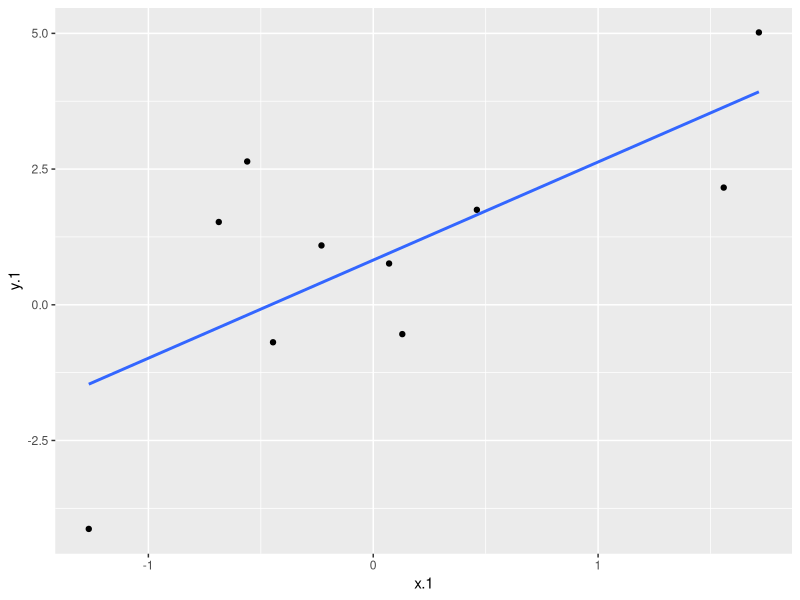
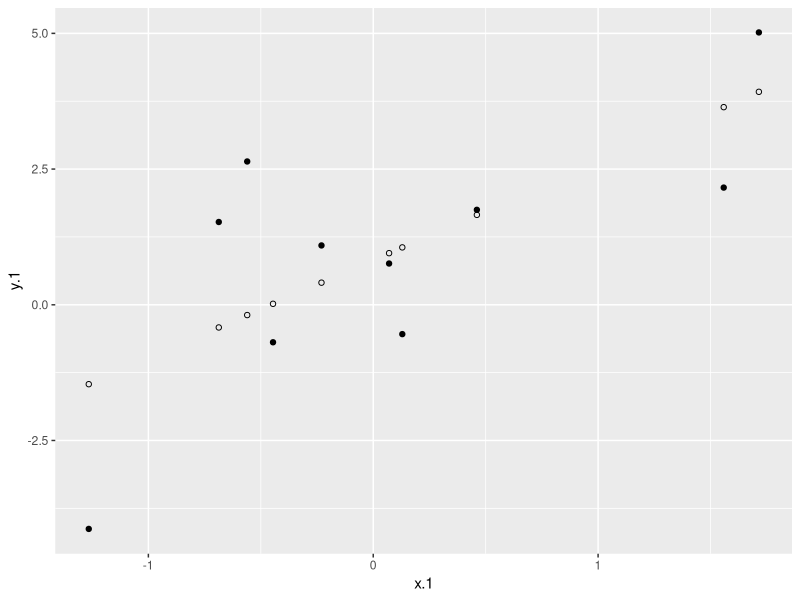
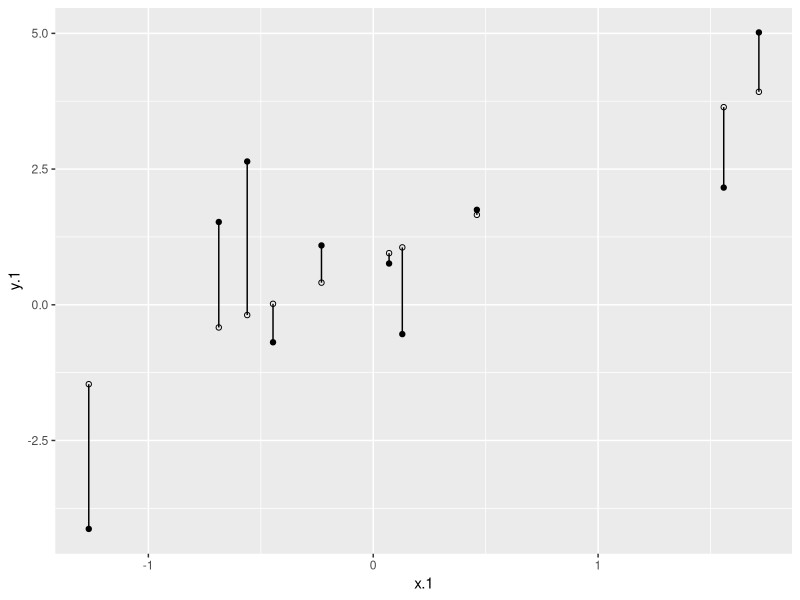
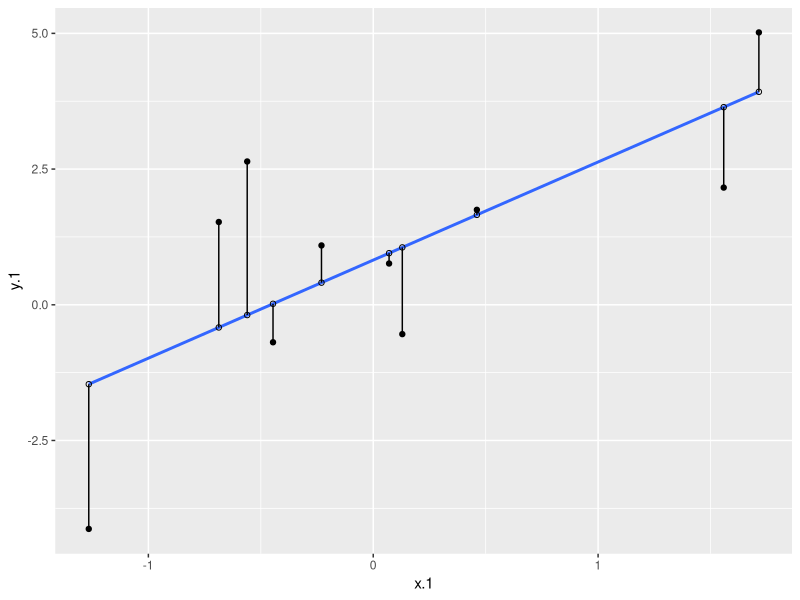

The R source for these figures, in order: (Note: this script raises an error after producing the figures.)
## ---- chunk 1
library(psych)
library(ggplot2)
library(broom)
set.seed(123)
x.1 <- rnorm(10, 0, 1)
e.1 <- rnorm(10, 0, 2)
y.1 <- .5 + .55 * x.1 + e.1
d.1 <- data.frame(x.1,y.1)
m.1 <- lm(y.1 ~ x.1, data = d.1)
d1.f<- augment(m.1)
## ---- chunk 2
library(broom)
library(dplyr)

ggplot(d1.f , aes(x=x.1, y=y.1)) +
    geom_point() +
  geom_smooth(method = lm, se = FALSE)


## ---- chunk 3
ggplot(d1.f , aes(x=x.1, y=y.1)) +
    geom_point() +
  geom_point(aes(y = .fitted), shape = 1) 
## ---- chunk 4
ggplot(d1.f , aes(x=x.1, y=y.1)) +
    geom_point() +
  geom_point(aes(y = .fitted), shape = 1) +
  geom_segment(aes( xend = x.1, yend = .fitted))
## ---- chunk 5
ggplot(d1.f , aes(x=x.1, y=y.1)) +
    geom_point() +
  geom_smooth(method = lm, se = FALSE) +
  geom_point(aes(y = .fitted), shape = 1) +
  geom_segment(aes( xend = x.1, yend = .fitted))
## ---- chunk 6
library(psych)
galton.data <- galton
fit.1 <- lm(parent ~ child, data = galton.data)
summary(fit.1)
## ---- chunk 7
ggplot(galton.data, aes(x=child, y=parent)) +
    geom_point() +    
    geom_smooth(method=lm,   # Add linear regression line
                se=FALSE)
## ---- chunk 8
anova(fit.1)
## ---- chunk 9
library(broom)
galton.data.1 <- augment(fit.1, galton.data)
head(galton.data.1)
## ---- chunk 10
psych::describe(galton.data.1$.fitted)      
## ---- chunk 11
psych::describe(galton.data.1$parent)
## ---- chunk 12
library(gridExtra)

gg1 <- galton.data.1 %>% 
  ggplot +
  geom_density(aes(x = .fitted)) +
  xlim(64,74)
gg2 <- galton.data.1 %>% 
  ggplot +
  geom_density(aes(x = parent)) +
  xlim(64,74)

grid.arrange(gg1,gg2)

## ---- chunk 13
psych::describe(galton.data.1$.resid)
psych::describe(galton.data.1$parent)
## ---- chunk 14

gg3 <- galton.data.1 %>% 
  ggplot +
  geom_density(aes(x = .resid)) +
  xlim(-5,5)
gg4 <- galton.data.1 %>% 
  ggplot +
  geom_density(aes(x = parent)) +
  xlim(64,74)

grid.arrange(gg3,gg4)
## ---- chunk 15
ggplot(galton.data.1, aes(x=.resid, y=child)) +
    geom_point() +    
    geom_smooth(method=lm)
## ---- chunk 16
ggplot(galton.data.1, aes(x=.resid, y=.fitted)) +
    geom_point() +    
    geom_smooth(method=lm)
## ---- chunk 17
ggplot(galton.data.1, aes(x=.fitted, y=child)) +
    geom_point() +    
    geom_smooth(method=lm)
## ---- chunk 18

summary(fit.1)$r.squared
## ---- chunk 19
cor.test(galton.data$parent, galton.data$child)
## ---- chunk 20

anova(fit.1)

## ---- chunk 21
summary(fit.1)
## ---- chunk 22
summary(fit.1)$sigma 
psych::describe(galton.data.1$.resid)
## ---- chunk 23
summary(fit.1)$sigma 
psych::describe(galton.data$parent)
## ---- chunk 24
x.1 <- rnorm(1000, 0, 1)
e.1 <- rnorm(1000, 0, 1)
y.1 <- .5 + .55 * x.1 + e.1
d.1 <- data.frame(x.1,y.1)
m.1 <- lm(y.1 ~ x.1, data = d.1)
## ---- chunk 25
summary(m.1)

## ---- chunk 26
library(ggplot2)
ggplot(d.1, aes(x = x.1,y =  y.1)) +
    geom_point() +    
    geom_smooth(method = lm) +
   scale_x_continuous(limits = c(-3, 3))  +
  scale_y_continuous(limits = c(-6, 6))

## ---- chunk 27
x.2 <- rnorm(1000, 0, 1)
e.2 <- rnorm(1000, 0, 2)
y.2 <- .5 + .55 * x.2 + e.2
d.2 <- data.frame(x.2,y.2)
m.2 <- lm(y.2 ~ x.2, data = d.2)
## ---- chunk 28
summary(m.2)

## ---- chunk 29
ggplot(d.1, aes(x=x.2, y=y.2)) +
    geom_point() +    
    geom_smooth(method=lm) +
  scale_x_continuous(limits = c(-3, 3))  +
  scale_y_continuous(limits = c(-6, 6))
## ---- chunk 30
fit.1 <- lm(parent ~ child, data = galton.data)
fit.0 <- lm(parent ~ 1, data = galton)
## ---- chunk 31
summary(fit.0)
## ---- chunk 32
summary(fit.1)
## ---- chunk 33
anova(fit.0)
## ---- chunk 34
anova(fit.1)
## ---- chunk 35
anova(fit.1, fit.0)
## ---- chunk 36
set.seed(123)

px.1 <- rnorm(1000, 0, 1)
pe.1 <- rnorm(1000, 0, 1)
py.1 <- .5 + .55 * px.1 + pe.1
pd.1 <- data.frame(px.1,py.1)

px.2 <- rnorm(100, 0, 1)
pe.2 <- rnorm(100, 0, 1)
py.2 <- .5 + .55 * px.2 + pe.2
pd.2 <- data.frame(px.2,py.2)


p1 <- ggplot(pd.1, aes(x = px.1,y =  py.1)) +
    geom_point() +    
    geom_smooth(method = lm) +
   scale_x_continuous(limits = c(-3, 3))  +
  scale_y_continuous(limits = c(-3, 3))

p2 <- ggplot(pd.2, aes(x=px.2, y=py.2)) +
    geom_point() +    
    geom_smooth(method=lm) +
  scale_x_continuous(limits = c(-3, 3))  +
  scale_y_continuous(limits = c(-3, 3))

library(cowplot)
plot_grid(p1, p2, ncol=2, labels = c("N = 1000", "N = 100"))

## ---- chunk 37
ggplot(galton.data, aes(x=child, y=parent)) +
      geom_point() +   
  geom_smooth(method=lm,   # Add linear regression line
                se=TRUE) 
## ---- chunk 38
temp_var <- predict(fit.1, interval="prediction")
new_df <- cbind(galton.data, temp_var)
pred <- ggplot(new_df, aes(x=child, y=parent))+
       geom_point() +   
  geom_smooth(method=lm,se=TRUE) +
 geom_ribbon(aes(ymin = lwr, ymax = upr), 
               fill = "blue", alpha = 0.1)
## ---- chunk 39
pred
